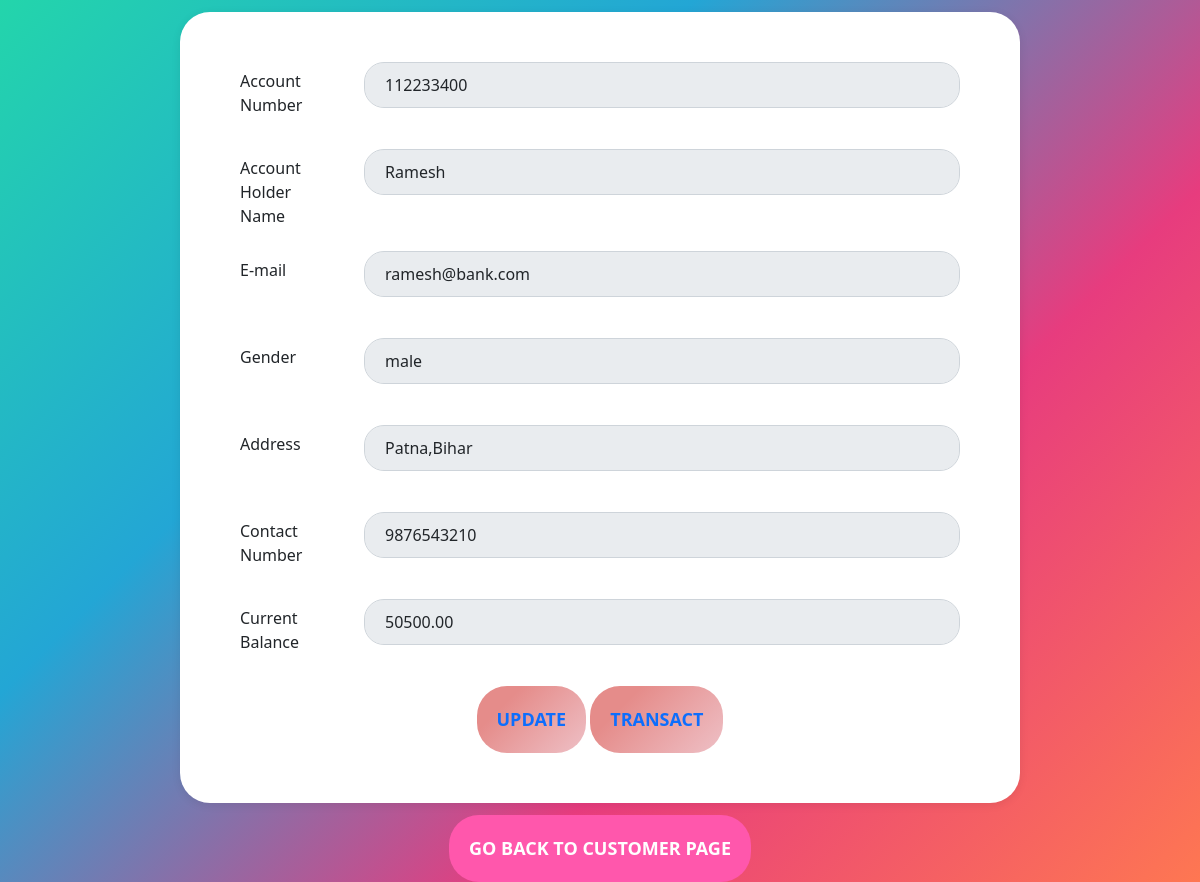
Screenshot of /info.php?account_number=112233400 with the database file from the repository.
### tables this page shows
CREATE TABLE `detail` (
  `sno` int(4) NOT NULL,
  `account_number` int(9) NOT NULL,
  `name` varchar(20) NOT NULL,
  `email` varchar(30) NOT NULL,
  `gender` varchar(8) NOT NULL,
  `address` text DEFAULT NULL,
  `phoneno` bigint(10) DEFAULT NULL,
  `balance` decimal(10,2) NOT NULL,
  `dt` datetime NOT NULL DEFAULT current_timestamp()
);

### info.php (the view, shortened to what this page needs)
<?php
    $servername="localhost";
    $username="root";
    $password = "";
    $database="bank";
    $con= mysqli_connect($servername, $username, $password, $database);
?>
<!DOCTYPE html>
<html lang="en">
<head>
    <link href="https://cdn.jsdelivr.net/npm/bootstrap@5.0.1/dist/css/bootstrap.min.css" rel="stylesheet">
    <link rel="stylesheet" href="css/info.css">
</head>
<body>
<form class="registration-form">
    <?php
      $account_number= $_GET['account_number'];
        $sql = "SELECT * FROM `detail` WHERE account_number = '$account_number'";
        $result= mysqli_query($con,$sql);
            while($row = mysqli_fetch_assoc($result)){
            ?>
        <div class="mb-3 row form-group">
            <label for="AccountNumber" class="col-sm-2 col-form-label">Account Number</label>
            <div class="col-sm-10">
            <input type="number" readonly class="form-control item" name="account_number" id="account_number" value="<?php echo  $row['account_number'] ?>" placeholder="Account Number">
            </div>
        </div>
        <div class="mb-3 row form-group">
            <label for="AccountHolder" class="col-sm-2 col-form-label">Account Holder Name</label>
            <div class="col-sm-10">
            <input type="text" readonly class="form-control item" name="name" id="name" value="<?php echo  $row['name'] ?>">
            </div>
        </div>
        <div class="mb-3 row form-group">
            <label for="AccountHolder" class="col-sm-2 col-form-label">E-mail</label>
            <div class="col-sm-10">
            <input type="email" readonly class="form-control item" name="email" id="email" value="<?php echo  $row['email']?>" placeholder="Email">
            </div>
        </div>
        <div class="mb-3 row form-group">
            <label for="AccountHolder" class="col-sm-2 col-form-label">Gender</label>
            <div class="col-sm-10">
            <input type="text" readonly class="form-control item" name="gender" id="gender" value="<?php echo  $row['gender'] ?>" placeholder="Gender">
            </div>
        </div>
        <div class="mb-3 row form-group">
            <label for="AccountHolder" class="col-sm-2 col-form-label">Address</label>
            <div class="col-sm-10">
            <input type="text" readonly class="form-control item" name="address" id="address" value="<?php echo  $row['address'] ?>" placeholder="Address">
            </div>
        </div>
        <div class="mb-3 row form-group">
            <label for="AccountHolder" class="col-sm-2 col-form-label">Contact Number</label>
            <div class="col-sm-10">
            <input type="number" readonly class="form-control item" name="number" id="number" value="<?php echo  $row['phoneno'] ?>" placeholder="Contact Number">
            </div>
        </div>
        <div class="mb-3 row form-group">
            <label for="AccountHolder" class="col-sm-2 col-form-label">Current Balance</label>
            <div class="col-sm-10">
            <input type="text" readonly class="form-control item" name="balance" id="balance" value="<?php echo  $row['balance'] ?>" placeholder="Balance">
            </div>
        </div>
        <div class="start">
            <a href="update.php?account_number=<?php echo $row['account_number']?>&name=<?php echo $row['name']?>&email=<?php echo $row['email']?>
                &gender=<?php echo $row['gender']?>&address=<?php echo $row['address']?>&phoneno=<?php echo $row['phoneno']?>&balance=<?php echo $row['balance']?>"> <button type='button' class='info btn btn-outline-primary end'>UPDATE</button></a>
            <a href="transact.php?account_number=<?php echo $row['account_number']?>&name=<?php echo $row['name']?>"> <button type='button' class='info btn btn-outline-primary end'>TRANSACT</button></a>
        </div>
    </form>
              <?php
            }
    ?>
<a href=customer.php><button class="back">GO BACK TO CUSTOMER PAGE </button></a>
</body>
</html>

### css/info.css (style rules this page uses)
body { background:linear-gradient(-45deg,#FE7752,#E73C7E,#23A6D5,#23D5AB); margin-top: 1%; }
.registration-form { padding: 50px 0; }
.registration-form { background-color: #fff; max-width: 70%; margin: auto; padding: 50px 60px; border-radius: 30px; box-shadow: 0px 2px 10px rgb(0 0 0 / 8%); }
.registration-form .item { border-radius: 20px; margin-bottom: 25px; padding: 10px 20px; }
.back { border-radius: 30px; padding: 20px 20px; font-size: 18px; font-weight: bold; background-color: #ff57ac; border: none; color: white; margin:auto; margin-top: 1%; display: block; }
a { text-decoration:none; }
.start { text-align: center; }
.end { border-radius: 30px; padding: 20px 20px; font-size: 18px; font-weight: bold; border: none; background: linear-gradient(315deg, #eec0c6 0%, #e58c8a 74%); }

### rows the page displays
detail: account_number "112233400", name "Ramesh", email "ramesh@bank.com", gender "male", address "Patna,Bihar", number "9876543210", balance "50500.00"
